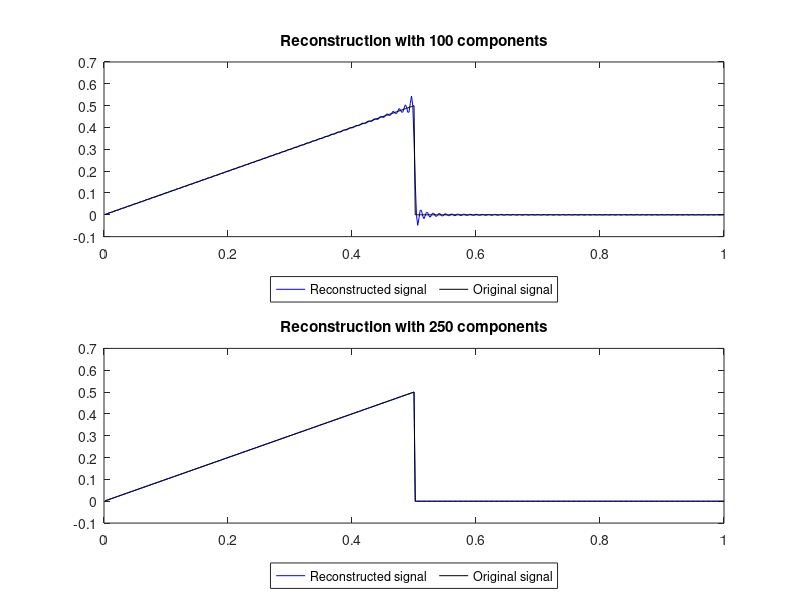

MATLAB code for this plot:
close all; clear variables; clc;

fs = 500; % Sampling frequency
Tt = 1; % Total time
N = Tt*fs; % Determine N
f1 = 1/Tt; % Fundamental frequency
t = (1:N)/fs; % Time vector
x = zeros(1,N); % Construct waveform
x(1:N/2) = t(1:N/2);
% Fourier decomposition
a0 = 2*mean(x); % Calculate a(0)

for m = 1:250
 f(m) = m*f1; % Sinusoidal frequencies
 a= (2/N)*sum(x.*cos(2*pi*f(m)*t)); % Cosine coeff
 b = (2/N)*sum(x.*sin(2*pi*f(m)*t)); % Sine coeff
 X_mag(m) = sqrt(a^2 + b^2); % Magnitude spectrum
 X_phase(m) = -atan2(b,a); % Phase spectrum
end
x100 = zeros(1,N); % Reconstruct waveform
for m = 1:100
 x100 = x100 + X_mag(m)*cos(2*pi*f(m)*t + X_phase(m)); % Eq. 3.15
end
x100 = x100 + a0/2; % Add in DC term
subplot(2,1,1); 
plot(t,x100,'b','DisplayName','Reconstructed signal'); hold on;
plot(t,x,'k','DisplayName','Original signal'); % Plot reconstructed and original waveform
legend('Orientation','horizontal','Box','on','Location','southoutside')
title('Reconstruction with 100 components')

x250 = zeros(1,N); % Reconstruct waveform with 
for m = 1:250
 x250 = x250 + X_mag(m)*cos(2*pi*f(m)*t + X_phase(m)); % Eq. 3.15
end
x250 = x250 + a0/2; % Add in DC term
subplot(2,1,2);
plot(t,x250,'b','DisplayName','Reconstructed signal'); hold on;
plot(t,x,'k','DisplayName','Original signal'); % Plot reconstructed and original waveform
legend('Orientation','horizontal','Box','on','Location','southoutside')
title('Reconstruction with 250 components')
saveas(gcf,sprintf('%s.png',mfilename))
